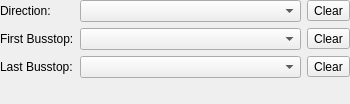
<?xml version="1.0" encoding="UTF-8"?>
<ui version="4.0">
 <class>WdgRouteFilterPopup</class>
 <widget class="QWidget" name="WdgRouteFilterPopup">
  <property name="geometry">
   <rect>
    <x>0</x>
    <y>0</y>
    <width>350</width>
    <height>104</height>
   </rect>
  </property>
  <layout class="QFormLayout" name="formLayout">
   <property name="leftMargin">
    <number>0</number>
   </property>
   <property name="topMargin">
    <number>0</number>
   </property>
   <property name="rightMargin">
    <number>0</number>
   </property>
   <property name="bottomMargin">
    <number>0</number>
   </property>
   <item row="0" column="0">
    <widget class="QLabel" name="lDirection">
     <property name="text">
      <string>Direction:</string>
     </property>
    </widget>
   </item>
   <item row="0" column="1">
    <layout class="QHBoxLayout" name="horizontalLayout">
     <item>
      <widget class="QComboBox" name="cbDirection"/>
     </item>
     <item>
      <widget class="QToolButton" name="tbDirectionClear">
       <property name="text">
        <string>Clear</string>
       </property>
      </widget>
     </item>
    </layout>
   </item>
   <item row="1" column="0">
    <widget class="QLabel" name="lFirstBusstop">
     <property name="text">
      <string>First Busstop:</string>
     </property>
    </widget>
   </item>
   <item row="1" column="1">
    <layout class="QHBoxLayout" name="horizontalLayout_2">
     <item>
      <widget class="QComboBox" name="cbFirstBusstop"/>
     </item>
     <item>
      <widget class="QToolButton" name="tbFirstBusstopClear">
       <property name="text">
        <string>Clear</string>
       </property>
      </widget>
     </item>
    </layout>
   </item>
   <item row="2" column="0">
    <widget class="QLabel" name="lLastBusstop">
     <property name="text">
      <string>Last Busstop:</string>
     </property>
    </widget>
   </item>
   <item row="2" column="1">
    <layout class="QHBoxLayout" name="horizontalLayout_3">
     <item>
      <widget class="QComboBox" name="cbLastBusstop"/>
     </item>
     <item>
      <widget class="QToolButton" name="tbLastBusstopClear">
       <property name="text">
        <string>Clear</string>
       </property>
      </widget>
     </item>
    </layout>
   </item>
  </layout>
 </widget>
 <resources/>
 <connections/>
</ui>
